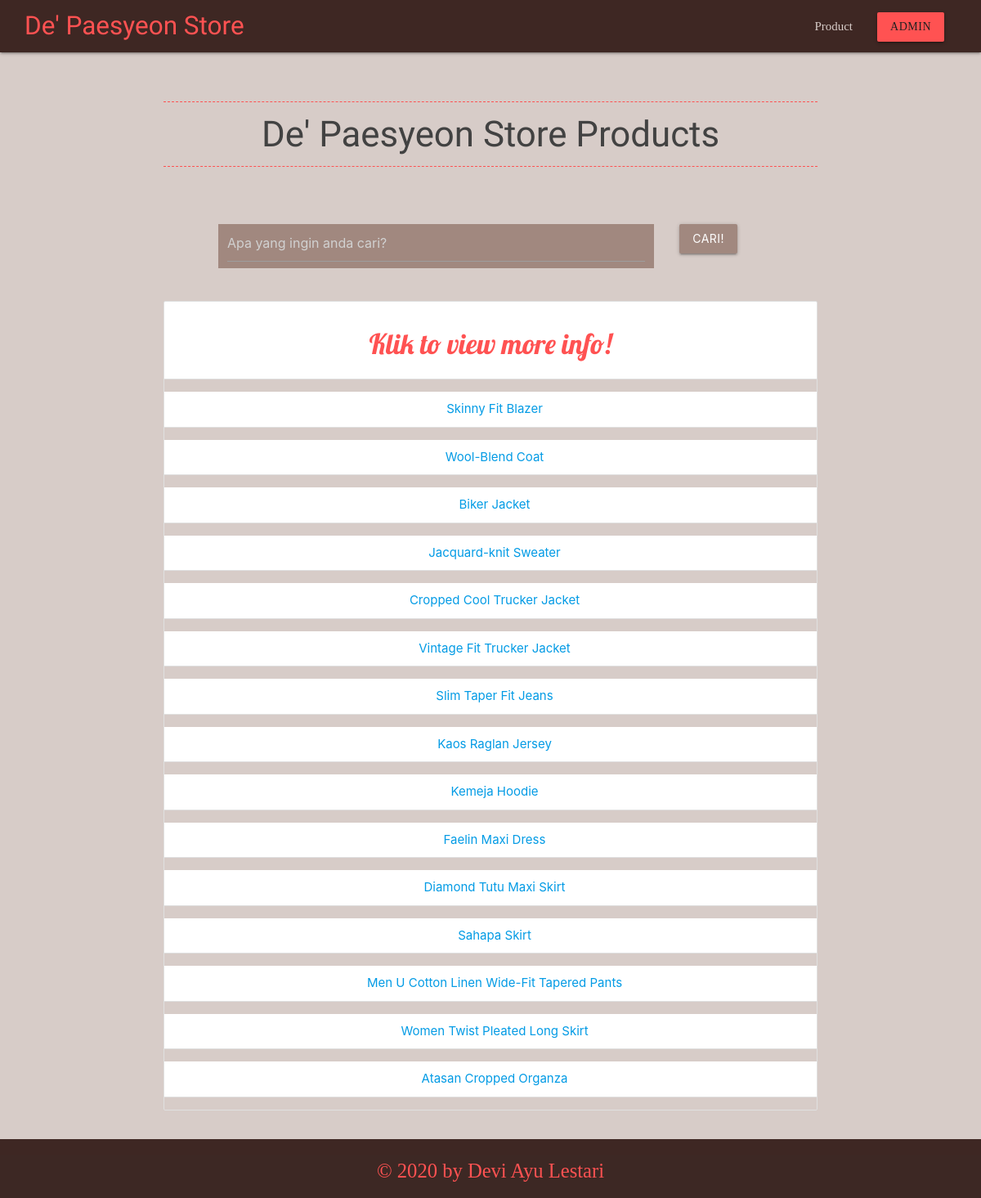
Page /latihan7a/index.php on the committed database.
### tables this page shows
CREATE TABLE IF NOT EXISTS `pakaian` (
  `id` int(11) NOT NULL,
  `foto` varchar(50) DEFAULT NULL,
  `nama_produk` varchar(50) DEFAULT NULL,
  `brand` varchar(50) DEFAULT NULL,
  `ukuran` varchar(50) DEFAULT NULL,
  `warna` varchar(50) DEFAULT NULL,
  `stok_tersedia` int(10) DEFAULT NULL,
  `harga` int(20) DEFAULT NULL
);

### latihan7a/php/functions.php (called while the page is built, shortened)
<?php
function koneksi()
{
    $conn = mysqli_connect("localhost", "root", "") or die("koneksi ke DB gagal");
    mysqli_select_db($conn, "tubes_193040055") or die("Database salah!");
    return $conn;
}
function query($sql)
{
    $conn = koneksi();
    $result = mysqli_query($conn, "$sql");
    $rows = [];
    while ($row = mysqli_fetch_assoc($result)) {
        $rows[] = $row;
    }
    return $rows;
}

### latihan7a/index.php (the view, shortened to what this page needs)
<?php
require 'php/functions.php';
$rows = query("SELECT * FROM pakaian");
if (isset($_GET['cari'])) {
  $keyword = $_GET['keyword'];
  $pakaian = query("SELECT * FROM pakaian WHERE
              foto LIKE '%$keyword%' OR
              nama_produk LIKE '%$keyword%' OR
              brand LIKE '%$keyword%' OR
              ukuran LIKE '%$keyword%' OR
              warna LIKE '%$keyword%' OR
              stok_tersedia LIKE '%$keyword%' OR
              harga LIKE '%$keyword%'
              ");
} else {
  $pakaian = query("SELECT * FROM pakaian");
}
?>
<!DOCTYPE html>
<html lang="en">
<head>
  <link type="text/css" rel="stylesheet" href="css/materialize.min.css" media="screen,projection" />
  <link rel="stylesheet" type="text/css" href="css/style.css">
</head>
<body id="home" class="scrollspy">
  <div class="navbar-fixed">
    <nav class="brown darken-4">
      <div class="container">
        <div class="nav-wrapper">
          <a href="#home" class="brand-logo">De' Paesyeon Store</a>
          <ul class="right hide-on-med-and-down">
            <li><a class="brown-text text-lighten-4" href="#product">Product</a></li>
            <li><a href="php/login.php" class="btn  red accent-2 grey-text text-darken-4">Admin</a></li>
          </ul>
        </div>
      </div>
    </nav>
  </div>
  <section id="product" class="product brown lighten-4 scrollspy">
    <div class="container center">
      <h3 class="center light grey-text text-darken-3">De' Paesyeon Store Products</h3>
      <div class="row">
        <div class="col s1"></div>
        <div class="col s8 brown lighten-2">
          <form action="" method="GET">
            <input type="text" name="keyword" size="50" autofocus placeholder="Apa yang ingin anda cari?" autocomplete="off">
        </div>
        <div class="col s2">
          <button class="btn brown lighten-2" type="submit" name="cari">Cari!</button>
        </div>
      </div>
      <?php if (empty($pakaian)) : ?>
        <tr>
          <td colspan="5">
            <h3>Data tidak ditemukan</h3>
          </td>
        </tr>
      <?php else : ?>
        <ul class="collection with-header">
          <li class="collection-header">
            <h4>Klik to view more info!</h4>
          </li>
          <?php foreach ($pakaian as $row) : ?>
            <p class="nama">
              <li class="collection-item"><a href="php/detail.php?id=<?= $row['id'] ?>">
                  <?= $row["nama_produk"] ?>
                </a></li>
            </p>
          <?php endforeach; ?>
        </ul>
      <?php endif; ?>
    </div>
  </section>
  <footer class="page-footer brown darken-4 ">
    <div class="footer-copyright">
      <div class="container center red-text text-accent-2">
        <h5> © 2020 by Devi Ayu Lestari </h5>
      </div>
    </div>
  </footer>
</body>
</html>

### latihan7a/css/style.css (style rules this page uses)
section { padding : 20px 0; }
.nav-wrapper { margin-right: -150px; font-family: Libre Baskerville; }
.brand-logo { font-family: shrikhand; color : #ff5252!important; margin-left: -150px; }
.product h3 { border: 1px dashed #ff5252 ; border-left-style: hidden; border-right-style: hidden; padding-top: 15px; padding-bottom: 15px; margin-top: 40px; margin-bottom: 50px; font-family: kaushan script; }
.product .nama { color: #ff5252; font-family: Lobster; }
.product .collection-header { color: #ff5252; font-family: Lobster; }
.product .nama { color: #ff5252!important; font-family: Lobster!important; }
.product .container { width: 800px; }
.footer-copyright h5 { font-family: Libre Baskerville; margin-top: -5px; }

### rows in the picture
pakaian: nama_produk "Skinny Fit Blazer"
pakaian: nama_produk "Wool-Blend Coat"
pakaian: nama_produk "Biker Jacket"
pakaian: nama_produk "Jacquard-knit Sweater"
pakaian: nama_produk "Cropped Cool Trucker Jacket"
pakaian: nama_produk "Vintage Fit Trucker Jacket"
pakaian: nama_produk "Slim Taper Fit Jeans"
pakaian: nama_produk "Kaos Raglan Jersey"
pakaian: nama_produk "Kemeja Hoodie"
pakaian: nama_produk "Faelin Maxi Dress"
pakaian: nama_produk "Diamond Tutu Maxi Skirt"
pakaian: nama_produk "Sahapa Skirt"
pakaian: nama_produk "Men U Cotton Linen Wide-Fit Tapered Pants"
pakaian: nama_produk "Women Twist Pleated Long Skirt"
pakaian: nama_produk "Atasan Cropped Organza"
